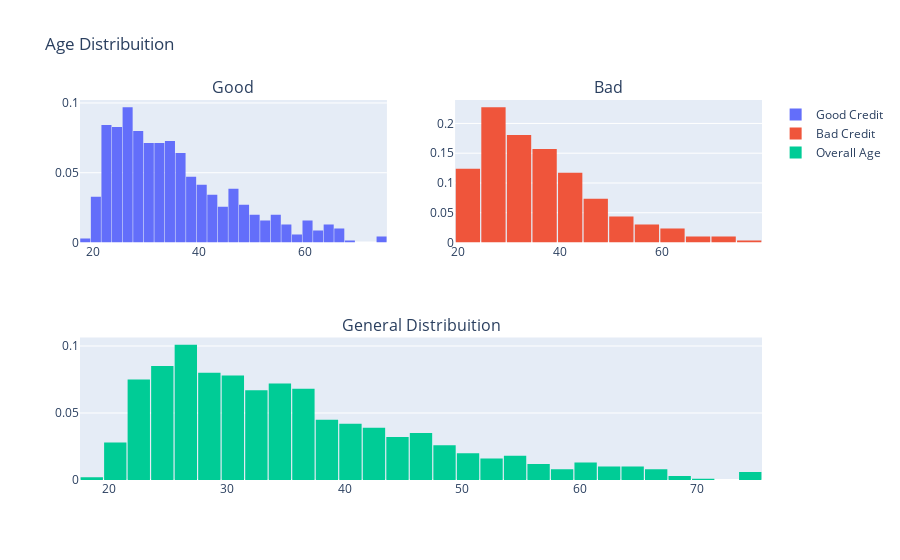

The code cell stored with this chart in its notebook:
### Markdown cell above
### 2. AGE DISTRIBUTION ON CREDIT CATEGORY

### Code cell
df_good = df.loc[df["Risk"] == 'good']['Age'].values.tolist()
df_bad = df.loc[df["Risk"] == 'bad']['Age'].values.tolist()
df_age = df['Age'].values.tolist()

#First plot
trace0 = go.Histogram(x=df_good,histnorm='probability',name="Good Credit")

#Second plot
trace1 = go.Histogram(x=df_bad,histnorm='probability',name="Bad Credit")

#Third plot
trace2 = go.Histogram(x=df_age,histnorm='probability',name="Overall Age")

#Creating the grid
fig = tls.make_subplots(rows=2, cols=2, specs=[[{}, {}], [{'colspan': 2}, None]],
                          subplot_titles=('Good','Bad', 'General Distribuition'))

#setting the figs
fig.append_trace(trace0, 1, 1)
fig.append_trace(trace1, 1, 2)
fig.append_trace(trace2, 2, 1)

fig['layout'].update(showlegend=True, title='Age Distribuition', bargap=0.05)
py.iplot(fig, filename='custom-sized-subplot-with-subplot-titles')

### Figure 1 — Plotly figure (JSON) as saved in the notebook; plotly's stock layout.template omitted (floating-point values rounded to 4 significant figures; data arrays with more than 128 entries replaced by an {"elided": "..."} marker saying what was removed)
{"data": [{"histnorm": "probability", "name": "Good Credit", "type": "histogram", "x": {"elided": "701 int values"}, "xaxis": "x", "yaxis": "y"}, {"histnorm": "probability", "name": "Bad Credit", "type": "histogram", "x": {"elided": "299 int values"}, "xaxis": "x2", "yaxis": "y2"}, {"histnorm": "probability", "name": "Overall Age", "type": "histogram", "x": {"elided": "1000 int values"}, "xaxis": "x3", "yaxis": "y3"}], "layout": {"annotations": [{"font": {"size": 16}, "showarrow": false, "text": "Good", "x": 0.225, "xanchor": "center", "xref": "paper", "y": 1, "yanchor": "bottom", "yref": "paper"}, {"font": {"size": 16}, "showarrow": false, "text": "Bad", "x": 0.775, "xanchor": "center", "xref": "paper", "y": 1, "yanchor": "bottom", "yref": "paper"}, {"font": {"size": 16}, "showarrow": false, "text": "General Distribuition", "x": 0.5, "xanchor": "center", "xref": "paper", "y": 0.375, "yanchor": "bottom", "yref": "paper"}], "bargap": 0.05, "showlegend": true, "title": {"text": "Age Distribuition"}, "xaxis": {"anchor": "y", "domain": [0, 0.45]}, "xaxis2": {"anchor": "y2", "domain": [0.55, 1]}, "xaxis3": {"anchor": "y3", "domain": [0, 1]}, "yaxis": {"anchor": "x", "domain": [0.625, 1]}, "yaxis2": {"anchor": "x2", "domain": [0.625, 1]}, "yaxis3": {"anchor": "x3", "domain": [0, 0.375]}}}
